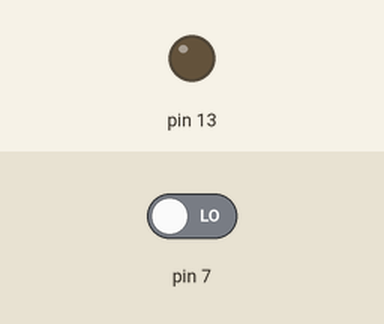
The sketch below on a simulated Arduino Uno, built with avr-gcc and run on an emulated ATmega328P. Shown: output pins drawn as LEDs (lit = HIGH). Inputs (shaded band) come from the test bench; at power-on: pin 7 LOW.

Above: at 1.2 s.
1.3 s: pin 7 driven HIGH
At 2.5 s:
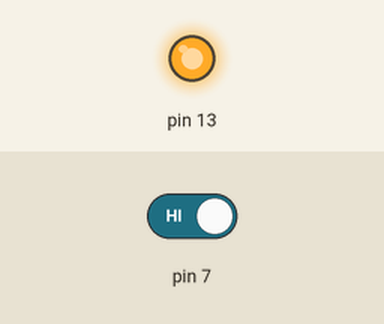
2.8 s: pin 7 driven LOW
At 3.8 s:
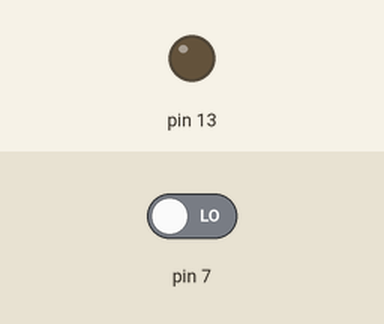
Timing chart, 0 to 5.8 s (numbered marks = the images above; inputs shaded):
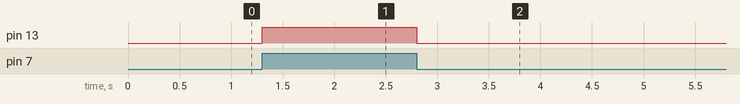

The sketch:

arduino_test2.ino
```cpp
void setup() {
  // put your setup code here, to run once:
  pinMode(7, INPUT);
  //デジタル7番ピンを入力として利用する
  pinMode(13,OUTPUT); //デジタル13番ピンを出力として利用する

}

void loop() {
  // put your main code here, to run repeatedly:
  if (digitalRead(7) == HIGH) {
    //スイッチの状態を調べる
    digitalWrite(13,HIGH);
    //スイッチが押されていればLEDを点灯
  }else{
    digitalWrite(13,LOW);
    //スイッチが押されていなければLEDを消灯
  }
}
```

Measured:
- after the input at 1.3 s, pin 13: LOW → HIGH at once
- after the input at 2.8 s, pin 13: HIGH → LOW at once
